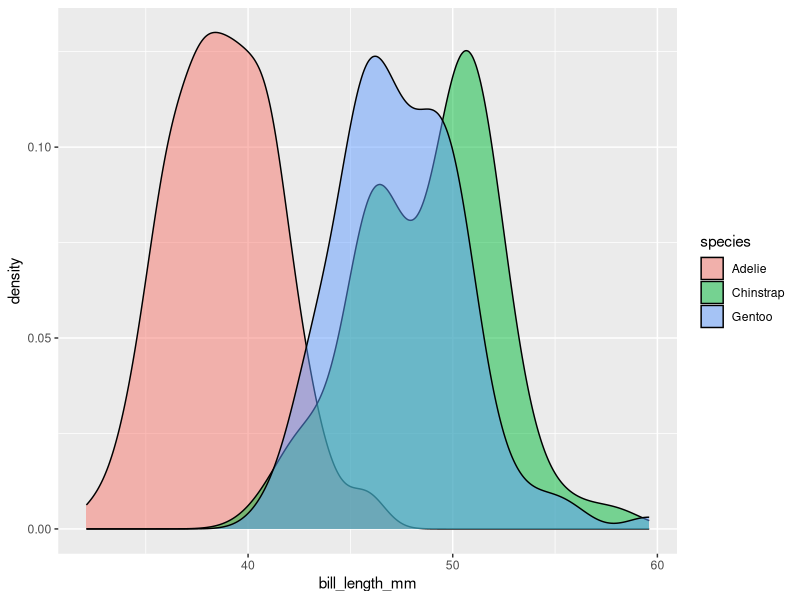
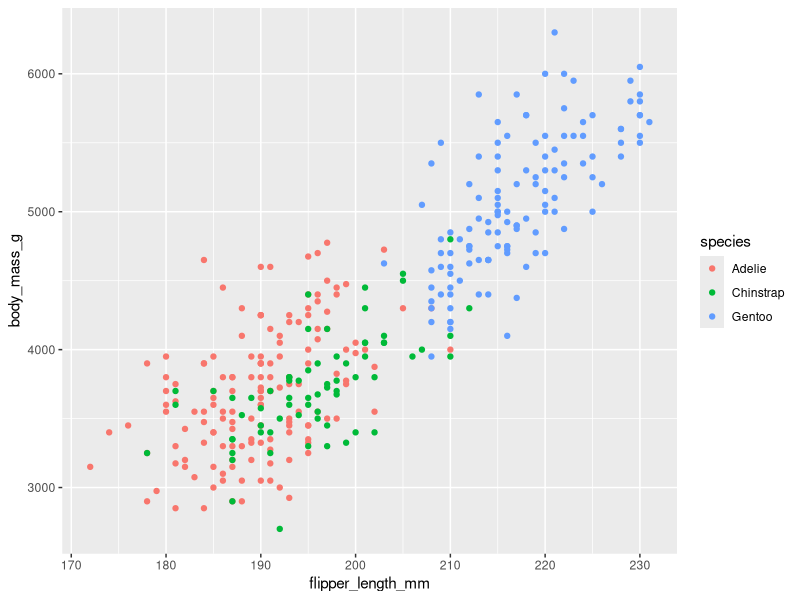
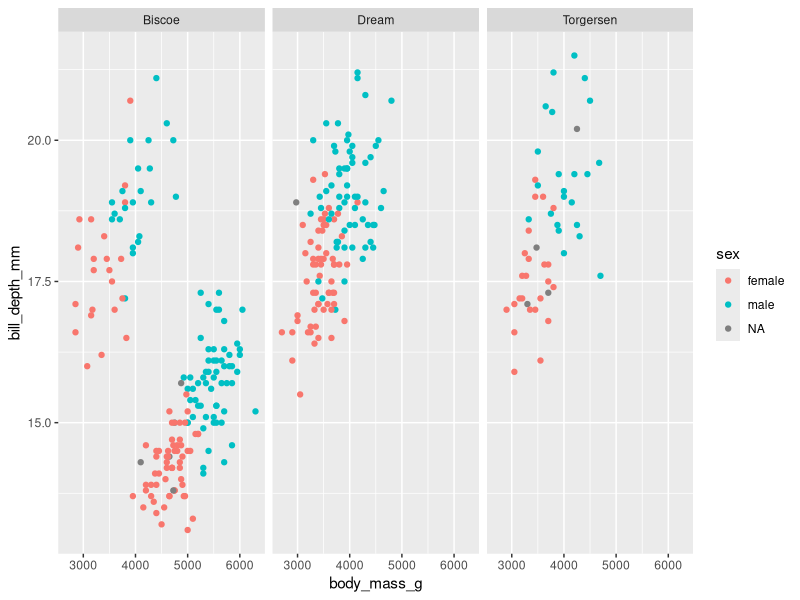

Write the R code that produced these figures, in order.
## ---- chunk 1
library(tidyverse)
library(palmerpenguins)
## ---- chunk 2
penguins
## ---- chunk 3
penguins %>%
  ggplot() +
  geom_density(mapping = aes(x = bill_length_mm, fill=species), alpha=0.5)
## ---- chunk 4
ggplot(data = penguins) +
geom_point(mapping = aes(x = flipper_length_mm , y = body_mass_g, color = species))
## ---- chunk 5
penguins %>%
ggplot() + 
  geom_point(mapping = aes(x = body_mass_g,y = bill_depth_mm, color = sex)) +
  facet_wrap(~ island)
